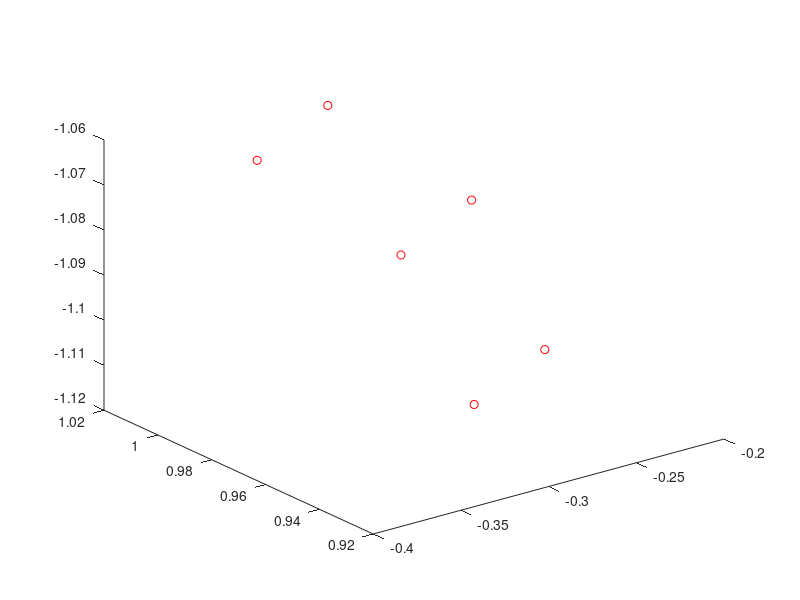

The MATLAB source for this figure: (Note: this script raises an error after producing the figure.)
%% Initialize data
labels = ["A1"    "A2"    "A3"    "A4"    "A5"];
%    "B1"    "B2"    "B3"    "B4"    "B5"
%    "C1"    "C2"    "C3"    "C4"    "C5"
%    "D1"    "D2"    "D3"    "D4"    "D5"];

sonar = []

target = [[.02 .02 1]; [.1 .02 1]; [.06 .06 1]; [.14 .06 1]; [.02 .1 1]; [.1 .1 1]].'

st_tvec = [-0.22122347; 0.55729985; -0.16833972]
st_rot = [[ 0.9552258   0.24662684 -0.16345907];
 [ 0.29442119 -0.84705277  0.44251301];
 [-0.02932287 -0.47082566 -0.88173883]]

sonar_frame = st_tvec + st_rot*target

plot3(sonar_frame(1,:), sonar_frame(2,:), sonar_frame(3,:), "ro")

%% 
points = [-0.1972   -0.1208   -0.1491   -0.0727   -0.1775   -0.1010;
    0.5462    0.5698    0.5241   0.5477    0.4785    0.5020;
   -0.1783   -0.1807   -0.1983   -0.2007   -0.2160   -0.2184];

xx = points(1, :);
yy = points(2, :);
zz = points(3, :);
ranges = sqrt(xx .* xx + yy .* yy + zz .* zz);
angles = atan(xx./yy);  %rad

%% 
xs = ranges.*sin(angles);
ys = ranges.*cos(angles);

Pa = target.';

ys3 = [ys.' ys.' ys.'];
xs3 = [xs.' xs.' xs.'];

A = [ys3.*Pa  -xs3.*Pa];

Ata = A.'*A

e = eig(Ata)

%%
rr = [0.6075    0.6099    0.5799    0.5542    0.5567];
angles = [-19.8516  -11.9697  -15.8804  -20.3524  -11.3758];
azi_rad = deg2rad(angles)
sonar_pts = [];

for i = 1:1:length(rr)
    arc = []
    for elev = -5:.2:5
        elev_rad = deg2rad(elev);
        zz = rr(i) * sin(elev_rad);
        xx = rr(i) * cos(elev_rad) .* cos(azi_rad(i));
        yy = rr(i) * cos(elev_rad) .* sin(azi_rad(i));
        arc = [arc; [xx yy zz]]
    end
    sonar_pts = [sonar_pts; arc]
end


%% 

%plot3(sonar_pts(:,1), sonar_pts(:,2), sonar_pts(:,3), "r.")
%fitNormal(sonar_pts, true)
ptCloud = pointCloud(sonar_pts)
[model,inlierIndices,outlierIndices] = pcfitplane(ptCloud, .02)
plane1 = select(ptCloud,inlierIndices);
pcshow(plane1)

function n = fitNormal(data, show_graph)
%FITNORMAL - Fit a plane to the set of coordinates
%
%For a passed list of points in (x,y,z) cartesian coordinates,
%find the plane that best fits the data, the unit vector
%normal to that plane with an initial point at the average
%of the x, y, and z values.
%
% :param data: Matrix composed of of N sets of (x,y,z) coordinates
%              with dimensions Nx3
% :type data: Nx3 matrix
%
% :param show_graph: Option to display plot the result (default false)
% :type show_graph: logical
%
% :return n: Unit vector that is normal to the fit plane
% :type n: 3x1 vector
	
	if nargin == 1
		show_graph = false;
	end
	
	for i = 1:3
		X = data;
		X(:,i) = 1;
		
		X_m = X' * X;
		if det(X_m) == 0
			can_solve(i) = 0;
			continue
		end
		can_solve(i) = 1;
		
		% Construct and normalize the normal vector
		coeff = (X_m)^-1 * X' * data(:,i);
		c_neg = -coeff;
		c_neg(i) = 1;
		coeff(i) = 1;
		n(:,i) = c_neg / norm(coeff);
		
	end
	
	if sum(can_solve) == 0
		error('Planar fit to the data caused a singular matrix.')
		return
	end
	
	% Calculating residuals for each fit
	center = mean(data);
	off_center = [data(:,1)-center(1) data(:,2)-center(2) data(:,3)-center(3)];
	for i = 1:3
		if can_solve(i) == 0
			residual_sum(i) = NaN;
			continue
		end
		
		residuals = off_center * n(:,i);
		residual_sum(i) = sum(residuals .* residuals);
		
	end
	
	% Find the lowest residual index
	best_fit = find(residual_sum == min(residual_sum));
	
	% Possible that equal mins so just use the first index found
	n = n(:,best_fit(1));
	
	if ~show_graph
		return
	end
	
	range = max(max(data) - min(data)) / 2;
	mid_pt = (max(data) - min(data)) / 2 + min(data);
	xlim = [-1 1]*range + mid_pt(1);
	ylim = [-1 1]*range + mid_pt(2);
	zlim = [-1 1]*range + mid_pt(3);
	L=plot3(data(:,1),data(:,2),data(:,3),'ro','Markerfacecolor','r'); % Plot the original data points
	hold on;
	set(get(L, 'Parent'),'DataAspectRatio',[1 1 1],'XLim',xlim,'YLim',ylim,'ZLim',zlim);
	
	norm_data = [mean(data); mean(data) + (n' * range)];

    offset = sqrt(mid_pt(1)^2 + mid_pt(2)^2 + mid_pt(3)^2)
    constantplane(norm_data, offset)
	
	% Plot the original data points
	L=plot3(norm_data(:,1),norm_data(:,2),norm_data(:,3),'b-','LineWidth',3);
	set(get(get(L,'parent'),'XLabel'),'String','x','FontSize',14,'FontWeight','bold')
	set(get(get(L,'parent'),'YLabel'),'String','y','FontSize',14,'FontWeight','bold')
	set(get(get(L,'parent'),'ZLabel'),'String','z','FontSize',14,'FontWeight','bold')
	title(sprintf('Normal Vector: <%0.3f, %0.3f, %0.3f>',n),'FontWeight','bold','FontSize',14)
	grid on;
	axis square;
	hold off;
end
